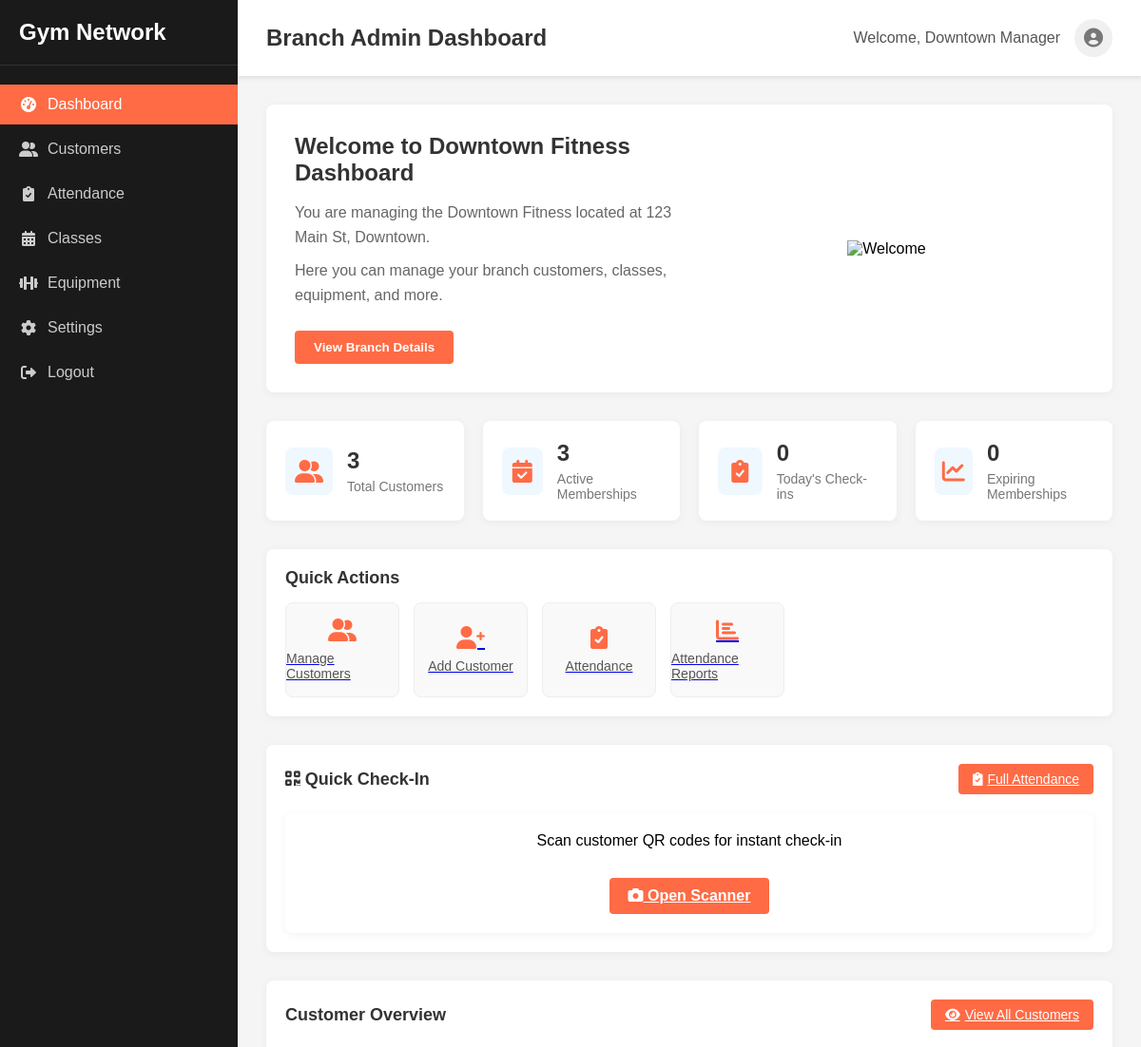
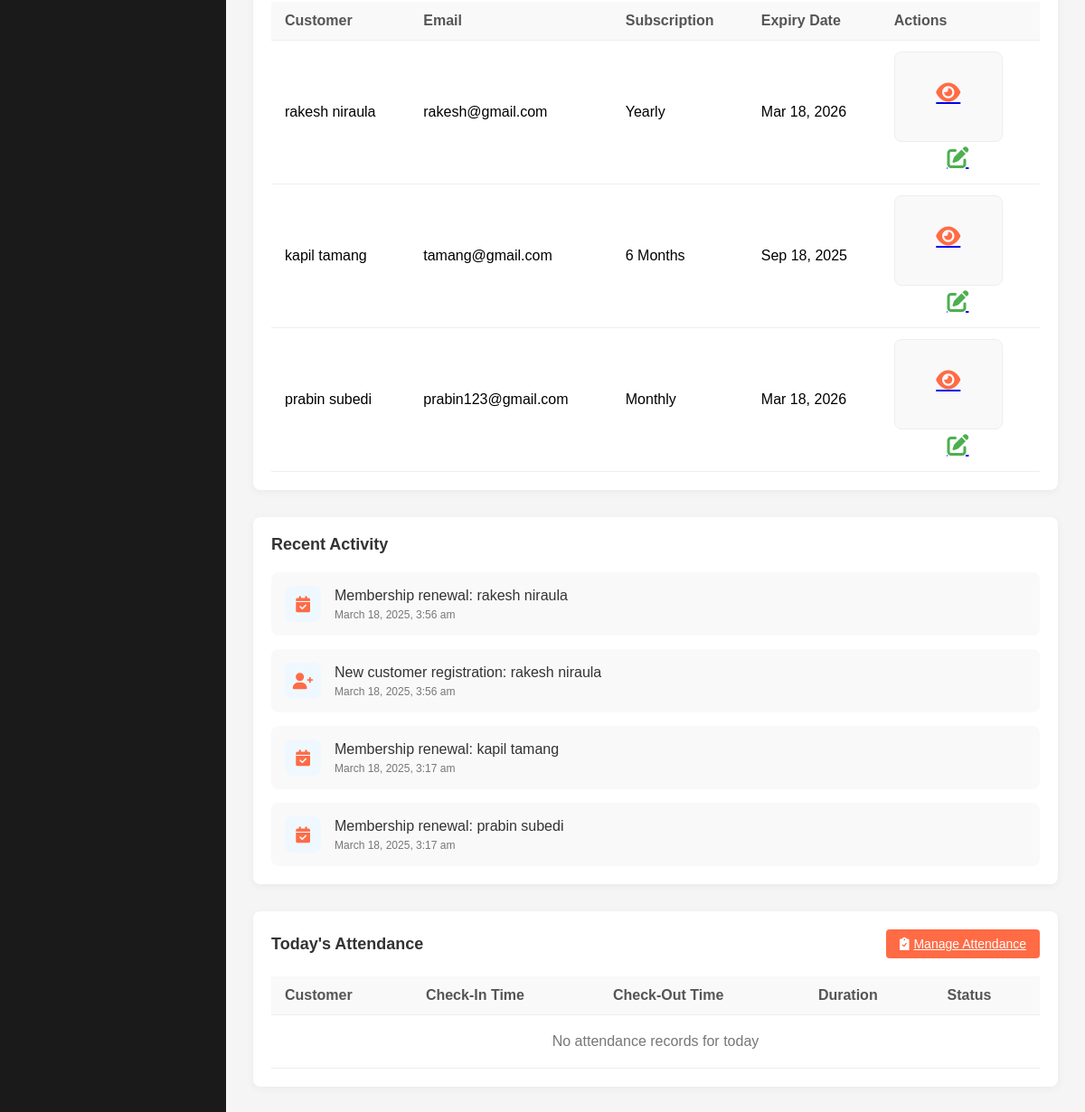
Page /admin/branch-admin/dashboard.php (signed in) on the committed database (2 pictures, top to bottom).
### tables this page shows
CREATE TABLE `branches` (
  `id` int(11) NOT NULL,
  `name` varchar(100) NOT NULL,
  `location` varchar(255) NOT NULL,
  `admin_id` int(11) DEFAULT NULL,
  `created_at` timestamp NOT NULL DEFAULT current_timestamp(),
  `updated_at` timestamp NOT NULL DEFAULT current_timestamp() ON UPDATE current_timestamp()
);

CREATE TABLE `customers` (
  `id` int(11) NOT NULL,
  `first_name` varchar(50) NOT NULL,
  `last_name` varchar(50) NOT NULL,
  `address` varchar(255) DEFAULT NULL,
  `email` varchar(100) NOT NULL,
  `phone` varchar(20) NOT NULL,
  `date_of_birth` date DEFAULT NULL,
  `password` varchar(255) NOT NULL,
  `branch` varchar(50) NOT NULL,
  `subscription_type` enum('monthly','six_months','yearly') DEFAULT 'monthly',
  `fitness_goal` varchar(50) DEFAULT NULL,
  `emergency_contact_name` varchar(100) DEFAULT NULL,
  `emergency_contact_phone` varchar(20) DEFAULT NULL,
  `health_conditions` text DEFAULT NULL,
  `weight` decimal(5,2) DEFAULT NULL,
  `status` enum('active','inactive','suspended') NOT NULL DEFAULT 'active',
  `profile_image` varchar(255) DEFAULT NULL,
  `remember_token` varchar(100) DEFAULT NULL,
  `created_at` timestamp NOT NULL DEFAULT current_timestamp(),
  `updated_at` timestamp NOT NULL DEFAULT current_timestamp() ON UPDATE current_timestamp()
);

### admin/branch-admin/dashboard.php (the view, shortened to what the rows shown need)
<?php
require_once '../../includes/db_connect.php';
$admin_id = $_SESSION['user_id'];
$stmt = $conn->prepare("SELECT a.name, a.email, b.name as branch_name, b.location
                        FROM admins a
                        LEFT JOIN branches b ON a.id = b.admin_id
                        WHERE a.id = ?");
$stmt->bind_param("i", $admin_id);
$stmt->execute();
$result = $stmt->get_result();
$admin = $result->fetch_assoc();
$branch_name = $admin['branch_name'];
?>
<!DOCTYPE html>
<html lang="en">
<head>
    <link rel="stylesheet" href="../../assets/css/styles.css">
    <link rel="stylesheet" href="../../assets/css/dashboard.css">
    <link rel="stylesheet" href="https://cdnjs.cloudflare.com/ajax/libs/font-awesome/6.0.0-beta3/css/all.min.css">
</head>
<body>
    <div class="dashboard-container">
        <div class="sidebar">
            <div class="logo">
                <h2>Gym Network</h2>
            </div>
        </div>
        <div class="main-content">
            <div class="header">
                <div class="page-title">
                    <h1>Branch Admin Dashboard</h1>
                </div>
                <div class="user-info">
                    <span>Welcome, <?php echo htmlspecialchars($admin['name']); ?></span>
                    <div class="user-avatar">
                        <i class="fas fa-user-circle"></i>
                    </div>
                </div>
            </div>
            <div class="dashboard-content">
                <div class="welcome-banner">
                    <div class="welcome-content">
                        <h2>Welcome to <?php echo htmlspecialchars($admin['branch_name']); ?> Dashboard</h2>
                        <p>You are managing the <?php echo htmlspecialchars($admin['branch_name']); ?> located at <?php echo htmlspecialchars($admin['location']); ?>.</p>
                        <p>Here you can manage your branch customers, classes, equipment, and more.</p>
                        <button class="action-button">View Branch Details</button>
                    </div>
                </div>
                <div class="quick-actions">
                    <h2>Quick Actions</h2>
                </div>
                <div class="section" style="margin-bottom: 30px;">
                    <div class="section-header">
                        <h2><i class="fas fa-qrcode"></i> Quick Check-In</h2>
                    </div>
                </div>
                <div class="section">
                    <div class="section-header">
                        <h2>Customer Overview</h2>
                    </div>
                    <div class="table-container">
                        <table>
                            <thead>
                                <tr>
                                    <th>Customer</th>
                                    <th>Email</th>
                                    <th>Subscription</th>
                                    <th>Expiry Date</th>
                                    <th>Actions</th>
                                </tr>
                            </thead>
                            <tbody>
                                <?php
                                $stmt = $conn->prepare("SELECT c.id, c.first_name, c.last_name, c.email, c.subscription_type,
                                                      m.end_date FROM customers c
                                                      LEFT JOIN (SELECT customer_id, MAX(end_date) as end_date
                                                                FROM memberships GROUP BY customer_id) m
                                                      ON c.id = m.customer_id
                                                      WHERE c.branch = ?
                                                      ORDER BY c.created_at DESC LIMIT 5");
                                $stmt->bind_param("s", $branch_name);
                                $stmt->execute();
                                $recent_customers = $stmt->get_result();
                                if ($recent_customers->num_rows > 0):
                                    while ($customer = $recent_customers->fetch_assoc()):
                                        $subscription_types = [
                                            'monthly' => 'Monthly',
                                            'six_months' => '6 Months',
                                            'yearly' => 'Yearly'
                                        ];
                                        $subscription_text = $subscription_types[$customer['subscription_type'] ?? 'monthly'];
                                ?>
                                    <tr>
                                        <td><?php echo htmlspecialchars($customer['first_name'] . ' ' . $customer['last_name']); ?></td>
                                        <td><?php echo htmlspecialchars($customer['email']); ?></td>
                                        <td><?php echo $subscription_text; ?></td>
                                        <td><?php echo $customer['end_date'] ? date('M d, Y', strtotime($customer['end_date'])) : 'N/A'; ?></td>
                                        <td>
                                            <a href="customer_details.php?id=<?php echo $customer['id']; ?>" class="action-btn view">
                                                <i class="fas fa-eye"></i>
                                            </a>
                                            <a href="#" onclick="goToEditCustomer(<?php echo $customer['id']; ?>); return false;" class="action-btn edit">
                                                <i class="fas fa-edit"></i>
                                            </a>
                                        </td>
                                    </tr>
                                <?php
                                    endwhile;
                                else:
                                ?>
                                    <tr>
                                        <td colspan="5" class="no-data">No customers found</td>
                                    </tr>
                                <?php endif; ?>
                            </tbody>
                        </table>
                    </div>
                </div>
                <div class="section">
                    <div class="section-header">
                        <h2>Recent Activity</h2>
                    </div>
                </div>
                <div class="section">
                    <div class="section-header">
                        <h2>Today's Attendance</h2>
                    </div>
                    <div class="table-container">
                        <table>
                            <thead>
                                <tr>
                                    <th>Customer</th>
                                    <th>Check-In Time</th>
                                    <th>Check-Out Time</th>
                                    <th>Duration</th>
                                    <th>Status</th>
                                </tr>
                            </thead>
                        </table>
                    </div>
                </div>
            </div>
        </div>
    </div>
</body>
</html>

### rows in the picture
branches: admin.name "Downtown Manager", name "Downtown Fitness", location "123 Main St, Downtown"
customers: first_name+last_name "rakesh niraula", email "rakesh@gmail.com", subscription_type "Yearly", end_date "Mar 18, 2026"
customers: first_name+last_name "kapil tamang", email "tamang@gmail.com", subscription_type "6 Months", end_date "Sep 18, 2025"
customers: first_name+last_name "prabin subedi", email "prabin123@gmail.com", subscription_type "Monthly", end_date "Mar 18, 2026"

### other values in the picture
$customer_count "3"
$active_count "3"
$today_attendance "0"
$expiring_count "0"
$activity_text "Membership renewal: rakesh niraula"
date('F j, Y, g:i a', strtotime($activity['created_at'])) "March 18, 2025, 3:56 am"
$activity_text "New customer registration: rakesh niraula"
$activity_text "Membership renewal: kapil tamang"
date('F j, Y, g:i a', strtotime($activity['created_at'])) "March 18, 2025, 3:17 am"
$activity_text "Membership renewal: prabin subedi"
